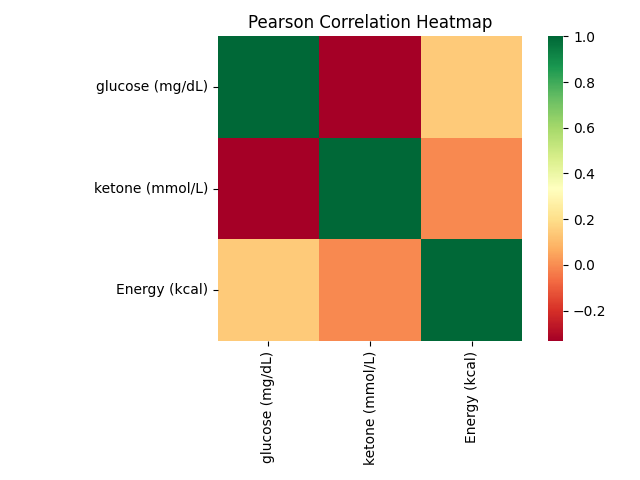
#> input picture imgs/heatmap-gluco_keton_Energ_imputer-None.png, 640 x 480 px
$ python -i data_analysis.py   (imports and definitions only)
#> lines starting #> are read from the running program, lines starting #| are printed output that depends on the picture
"""
Classes for analyzing data from Chronometer or KetoMojo
"""

import pandas as pd
import numpy as np
import matplotlib.pyplot as plt
from matplotlib.colors import Normalize
from matplotlib import cm

import seaborn as sns
from scipy.stats import gaussian_kde
from sklearn.linear_model import LinearRegression
from sklearn.metrics import mean_squared_error
from sklearn.preprocessing import StandardScaler

class DataAnalyzer:
    # Set class column name constants
    analyzer_date_column_name = "Date"
    string_length_char_limit = 5

    def __init__(
        self,
        dataframes: "List[pd.DataFrame]",
        save_folder_location: str = "",
        merge_type: str = "inner",
        imputer: str = None,
    ):
        """
        Takes a list of dataframes. Saves the means of each dataframe to a new dataframe, doing imputation,
        data scaling, etc as specified.

        :param dataframes: A list of dicts (processed by the DataLoader class) which we wish to compare data from/between.
        :param save_folder_location: The location of the folder to save plots to.
        :param merge_type: Use 'inner' to merge without keeping values corresponding to indices not shared with both dataframes.
            Use 'outer' to merge while keeping values corresponding to indices not shared with both (will result in NaNs).
        :param imputer: optional choice for imputing data while importing. Options include:
            'none', 'nearest', 'ffill', 'bfill', 'quadratic', 'linear'.

        # TODO transform (log, etc.), cross-validation, train/test, ridge/lasso regression
        """
        self.save_folder_location = save_folder_location  # Folder to save plots in

        self.imputer = imputer
        self.merge_type = merge_type

        # Create and save composite dataframe, also create and save descriptive strings
        self.dataframe, self.df_descriptive_string, self.info_string = self.build_composite_dataframe(
            dataframes
        )

    # [5 lines left out: function get_feature_list, not called in this run]

    def build_composite_dataframe(self, dataframes: "List[pd.DataFrame]"):
        """
        Build a new dataframe out of the average values of a list of passed-in data frames, which have
        been processed by DataLoader.
        This new dataframe can then be used for further statistical analysis in a DataAnalyzer class instance

        :param dataframes: A list of dataframes to merge.
        """

        # Create base dataframe from first dataframe in list
        first_dataframe = dataframes[0]
        base_df = pd.DataFrame(
            data={
                self.analyzer_date_column_name: first_dataframe.index.values,
                first_dataframe.name: first_dataframe.means.values,
            }
        )
        base_df.set_index(self.analyzer_date_column_name, inplace=True)

        # Create descriptive string for new dataframe
        df_descriptive_string = first_dataframe.name.split(" ")[0][:self.string_length_char_limit] + "_"

        # Loop through dataframes in the list, and add them by "means".
        for df in dataframes[1:]:
            feature_df = pd.DataFrame(
                data={
                    self.analyzer_date_column_name: df.index.values,
                    df.name: df.means.values,
                }
            )
            feature_df.set_index(self.analyzer_date_column_name, inplace=True)

            # Merge according to merge_type
            base_df = base_df.merge(feature_df, on=self.analyzer_date_column_name, how=self.merge_type, sort=True)

            # Imputation of missing values
            if self.imputer:
                base_df.interpolate(
                    method=self.imputer, inplace=True,
                )
                # Some imputation methods will still leave NaN values afterwards. If this occurs,
                # drop those rows.
                base_df.dropna(axis=0, inplace=True)

            processed_column_name = df.name.split(" ")[0][:self.string_length_char_limit] + "_"
            df_descriptive_string = df_descriptive_string + processed_column_name

        # Create descriptive info string
        info_string = (
            "imputer-"
            + str(self.imputer)
        )

        return base_df, df_descriptive_string, info_string

    # [210 lines left out: functions plot_single_feature_vs_time, do_linear_regression, do_standardized_linear_regression, make_scatter_plot, make_heatmap, not called in this run]

>>> import cv2
>>> picture = cv2.imread('imgs/heatmap-gluco_keton_Energ_imputer-None.png', cv2.IMREAD_GRAYSCALE)
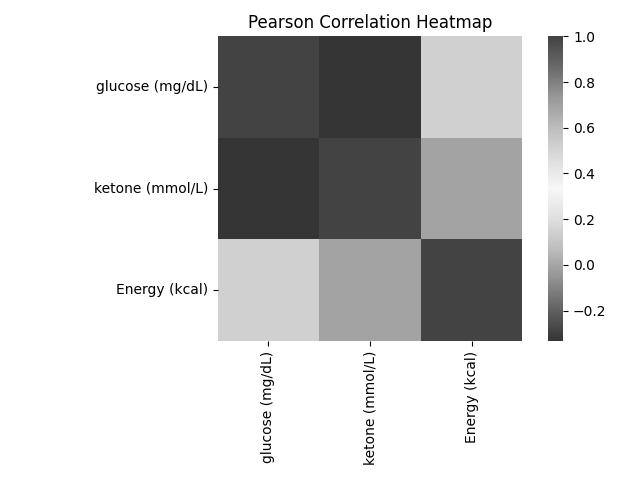
#> picture: shape (480, 640); min 0, max 255, mean 209.1
>>> result = DataAnalyzer(picture).get_feature_list()
#> in build_composite_dataframe, `first_dataframe = dataframes[0]`: first_dataframe = 640 values from 255 to 255
#> (the run stopped early here; a loop or call above may not have finished)
